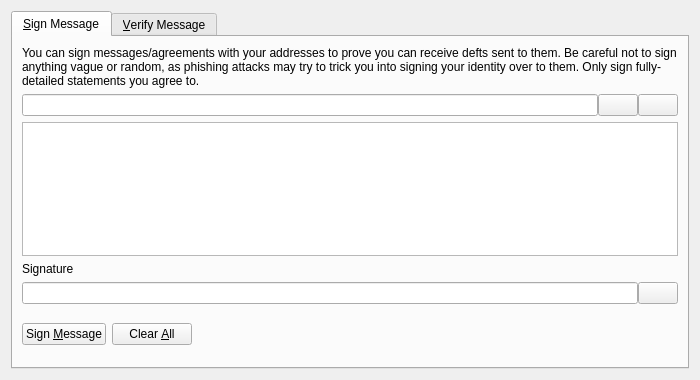
<?xml version="1.0" encoding="UTF-8"?>
<ui version="4.0">
 <class>SignVerifyMessageDialog</class>
 <widget class="QDialog" name="SignVerifyMessageDialog">
  <property name="geometry">
   <rect>
    <x>0</x>
    <y>0</y>
    <width>700</width>
    <height>380</height>
   </rect>
  </property>
  <property name="windowTitle">
   <string>Signatures - Sign / Verify a Message</string>
  </property>
  <property name="modal">
   <bool>true</bool>
  </property>
  <layout class="QVBoxLayout" name="verticalLayout">
   <item>
    <widget class="QTabWidget" name="tabWidget">
     <property name="currentIndex">
      <number>0</number>
     </property>
     <widget class="QWidget" name="tabSignMessage">
      <attribute name="title">
       <string>&amp;Sign Message</string>
      </attribute>
      <layout class="QVBoxLayout" name="verticalLayout_SM">
       <item>
        <widget class="QLabel" name="infoLabel_SM">
         <property name="text">
          <string>You can sign messages/agreements with your addresses to prove you can receive defts sent to them. Be careful not to sign anything vague or random, as phishing attacks may try to trick you into signing your identity over to them. Only sign fully-detailed statements you agree to.</string>
         </property>
         <property name="textFormat">
          <enum>Qt::PlainText</enum>
         </property>
         <property name="wordWrap">
          <bool>true</bool>
         </property>
        </widget>
       </item>
       <item>
        <layout class="QHBoxLayout" name="horizontalLayout_1_SM">
         <property name="spacing">
          <number>0</number>
         </property>
         <item>
          <widget class="QValidatedLineEdit" name="addressIn_SM">
           <property name="toolTip">
            <string>The Deft address to sign the message with</string>
           </property>
          </widget>
         </item>
         <item>
          <widget class="QPushButton" name="addressBookButton_SM">
           <property name="toolTip">
            <string>Choose previously used address</string>
           </property>
           <property name="text">
            <string/>
           </property>
           <property name="icon">
            <iconset resource="../bitcoin.qrc">
             <normaloff>:/icons/address-book</normaloff>:/icons/address-book</iconset>
           </property>
           <property name="shortcut">
            <string>Alt+A</string>
           </property>
           <property name="autoDefault">
            <bool>false</bool>
           </property>
          </widget>
         </item>
         <item>
          <widget class="QPushButton" name="pasteButton_SM">
           <property name="toolTip">
            <string>Paste address from clipboard</string>
           </property>
           <property name="text">
            <string/>
           </property>
           <property name="icon">
            <iconset resource="../bitcoin.qrc">
             <normaloff>:/icons/editpaste</normaloff>:/icons/editpaste</iconset>
           </property>
           <property name="shortcut">
            <string>Alt+P</string>
           </property>
           <property name="autoDefault">
            <bool>false</bool>
           </property>
          </widget>
         </item>
        </layout>
       </item>
       <item>
        <widget class="QPlainTextEdit" name="messageIn_SM">
         <property name="toolTip">
          <string>Enter the message you want to sign here</string>
         </property>
        </widget>
       </item>
       <item>
        <widget class="QLabel" name="signatureLabel_SM">
         <property name="text">
          <string>Signature</string>
         </property>
         <property name="textFormat">
          <enum>Qt::PlainText</enum>
         </property>
        </widget>
       </item>
       <item>
        <layout class="QHBoxLayout" name="horizontalLayout_2_SM">
         <property name="spacing">
          <number>0</number>
         </property>
         <item>
          <widget class="QLineEdit" name="signatureOut_SM">
           <property name="font">
            <font>
             <italic>true</italic>
            </font>
           </property>
           <property name="readOnly">
            <bool>true</bool>
           </property>
          </widget>
         </item>
         <item>
          <widget class="QPushButton" name="copySignatureButton_SM">
           <property name="toolTip">
            <string>Copy the current signature to the system clipboard</string>
           </property>
           <property name="text">
            <string/>
           </property>
           <property name="icon">
            <iconset resource="../bitcoin.qrc">
             <normaloff>:/icons/editcopy</normaloff>:/icons/editcopy</iconset>
           </property>
           <property name="autoDefault">
            <bool>false</bool>
           </property>
          </widget>
         </item>
        </layout>
       </item>
       <item>
        <layout class="QHBoxLayout" name="horizontalLayout_3_SM">
         <item>
          <widget class="QPushButton" name="signMessageButton_SM">
           <property name="toolTip">
            <string>Sign the message to prove you own this Deft address</string>
           </property>
           <property name="text">
            <string>Sign &amp;Message</string>
           </property>
           <property name="icon">
            <iconset resource="../bitcoin.qrc">
             <normaloff>:/icons/edit</normaloff>:/icons/edit</iconset>
           </property>
           <property name="autoDefault">
            <bool>false</bool>
           </property>
          </widget>
         </item>
         <item>
          <widget class="QPushButton" name="clearButton_SM">
           <property name="toolTip">
            <string>Reset all sign message fields</string>
           </property>
           <property name="text">
            <string>Clear &amp;All</string>
           </property>
           <property name="icon">
            <iconset resource="../bitcoin.qrc">
             <normaloff>:/icons/remove</normaloff>:/icons/remove</iconset>
           </property>
           <property name="autoDefault">
            <bool>false</bool>
           </property>
          </widget>
         </item>
         <item>
          <spacer name="horizontalSpacer_1_SM">
           <property name="orientation">
            <enum>Qt::Horizontal</enum>
           </property>
           <property name="sizeHint" stdset="0">
            <size>
             <width>40</width>
             <height>48</height>
            </size>
           </property>
          </spacer>
         </item>
         <item>
          <widget class="QLabel" name="statusLabel_SM">
           <property name="font">
            <font>
             <weight>75</weight>
             <bold>true</bold>
            </font>
           </property>
           <property name="text">
            <string/>
           </property>
           <property name="wordWrap">
            <bool>true</bool>
           </property>
          </widget>
         </item>
         <item>
          <spacer name="horizontalSpacer_2_SM">
           <property name="orientation">
            <enum>Qt::Horizontal</enum>
           </property>
           <property name="sizeHint" stdset="0">
            <size>
             <width>40</width>
             <height>48</height>
            </size>
           </property>
          </spacer>
         </item>
        </layout>
       </item>
      </layout>
     </widget>
     <widget class="QWidget" name="tabVerifyMessage">
      <attribute name="title">
       <string>&amp;Verify Message</string>
      </attribute>
      <layout class="QVBoxLayout" name="verticalLayout_VM">
       <item>
        <widget class="QLabel" name="infoLabel_VM">
         <property name="text">
          <string>Enter the receiver's address, message (ensure you copy line breaks, spaces, tabs, etc. exactly) and signature below to verify the message. Be careful not to read more into the signature than what is in the signed message itself, to avoid being tricked by a man-in-the-middle attack. Note that this only proves the signing party receives with the address, it cannot prove sendership of any transaction!</string>
         </property>
         <property name="textFormat">
          <enum>Qt::PlainText</enum>
         </property>
         <property name="alignment">
          <set>Qt::AlignLeading|Qt::AlignLeft|Qt::AlignTop</set>
         </property>
         <property name="wordWrap">
          <bool>true</bool>
         </property>
        </widget>
       </item>
       <item>
        <layout class="QHBoxLayout" name="horizontalLayout_1_VM">
         <property name="spacing">
          <number>0</number>
         </property>
         <item>
          <widget class="QValidatedLineEdit" name="addressIn_VM">
           <property name="toolTip">
            <string>The Deft address the message was signed with</string>
           </property>
          </widget>
         </item>
         <item>
          <widget class="QPushButton" name="addressBookButton_VM">
           <property name="toolTip">
            <string>Choose previously used address</string>
           </property>
           <property name="text">
            <string/>
           </property>
           <property name="icon">
            <iconset resource="../bitcoin.qrc">
             <normaloff>:/icons/address-book</normaloff>:/icons/address-book</iconset>
           </property>
           <property name="shortcut">
            <string>Alt+A</string>
           </property>
           <property name="autoDefault">
            <bool>false</bool>
           </property>
          </widget>
         </item>
        </layout>
       </item>
       <item>
        <widget class="QPlainTextEdit" name="messageIn_VM"/>
       </item>
       <item>
        <widget class="QValidatedLineEdit" name="signatureIn_VM"/>
       </item>
       <item>
        <layout class="QHBoxLayout" name="horizontalLayout_2_VM">
         <item>
          <widget class="QPushButton" name="verifyMessageButton_VM">
           <property name="toolTip">
            <string>Verify the message to ensure it was signed with the specified Deft address</string>
           </property>
           <property name="text">
            <string>Verify &amp;Message</string>
           </property>
           <property name="icon">
            <iconset resource="../bitcoin.qrc">
             <normaloff>:/icons/transaction_0</normaloff>:/icons/transaction_0</iconset>
           </property>
           <property name="autoDefault">
            <bool>false</bool>
           </property>
          </widget>
         </item>
         <item>
          <widget class="QPushButton" name="clearButton_VM">
           <property name="toolTip">
            <string>Reset all verify message fields</string>
           </property>
           <property name="text">
            <string>Clear &amp;All</string>
           </property>
           <property name="icon">
            <iconset resource="../bitcoin.qrc">
             <normaloff>:/icons/remove</normaloff>:/icons/remove</iconset>
           </property>
           <property name="autoDefault">
            <bool>false</bool>
           </property>
          </widget>
         </item>
         <item>
          <spacer name="horizontalSpacer_1_VM">
           <property name="orientation">
            <enum>Qt::Horizontal</enum>
           </property>
           <property name="sizeHint" stdset="0">
            <size>
             <width>40</width>
             <height>48</height>
            </size>
           </property>
          </spacer>
         </item>
         <item>
          <widget class="QLabel" name="statusLabel_VM">
           <property name="font">
            <font>
             <weight>75</weight>
             <bold>true</bold>
            </font>
           </property>
           <property name="text">
            <string/>
           </property>
           <property name="wordWrap">
            <bool>true</bool>
           </property>
          </widget>
         </item>
         <item>
          <spacer name="horizontalSpacer_2_VM">
           <property name="orientation">
            <enum>Qt::Horizontal</enum>
           </property>
           <property name="sizeHint" stdset="0">
            <size>
             <width>40</width>
             <height>48</height>
            </size>
           </property>
          </spacer>
         </item>
        </layout>
       </item>
      </layout>
     </widget>
    </widget>
   </item>
  </layout>
 </widget>
 <customwidgets>
  <customwidget>
   <class>QValidatedLineEdit</class>
   <extends>QLineEdit</extends>
   <header>qvalidatedlineedit.h</header>
  </customwidget>
 </customwidgets>
 <resources>
  <include location="../bitcoin.qrc"/>
 </resources>
 <connections/>
</ui>
